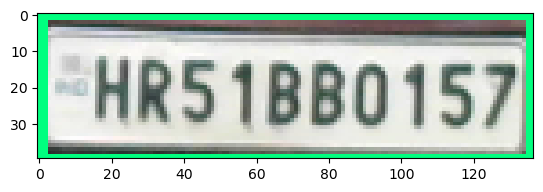
#> input picture dip/endsem_dip/output2.png, 543 x 192 px
$ jupyter execute --allow-errors final_exam.ipynb
#> lines starting #> are read from the running program, lines starting #| are printed output that depends on the picture; pictures that were not available may be replaced by others from this repository, and a replacement may not be noted
[cell 1]
import cv2

[cell 2]
from skimage.io import imread,imshow,imsave
import numpy as np
from matplotlib import pyplot as plt
img = cv2.imread('output2.png',0)
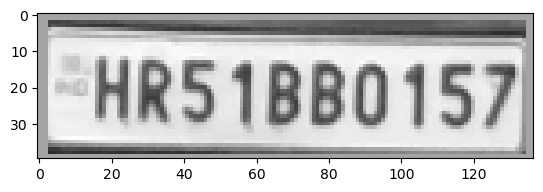
#> img: shape (192, 543); min 0, max 255, mean 197.9

[cell 3]
# roberts operator function
# [16 lines left out: function roberts_filter, not called in this run]

[cell 4]
# [12 lines left out: function roberts_filter, not called in this run]

#> (a cell that did not finish here is left out)

#> (a cell that did not finish here is left out)

[cell 7]
plt.figure()
plt.subplots(figsize=(15, 5))
plt.subplot(1,3,1)
#> (the rest of this cell did not finish here and is left out)

[cell 8]
from PIL import Image, ImageEnhance

#read the image
im = Image.open("robertxy.jpg")

#image brightness enhancer
enhancer = ImageEnhance.Contrast(im)

factor = 1 #gives original image
im_output1 = enhancer.enhance(factor)
# im_output.save('original-image.png')

factor = 0.5 #decrease constrast
im_output2 = enhancer.enhance(factor)
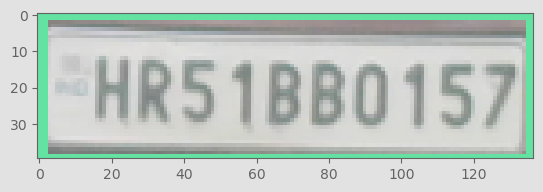
#> im_output2: PIL image 543x192 RGBA; mean R, G, B, A 191.8, 201.3, 195.3, 255
# im_output.save('less-contrast-image.png')

factor = 1.5 #increase contrast
im_output3 = enhancer.enhance(factor)
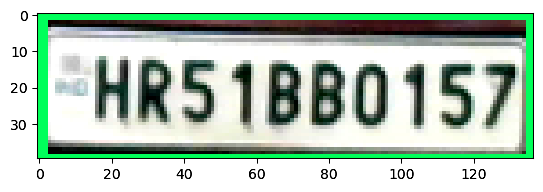
#> im_output3: PIL image 543x192 RGBA; mean R, G, B, A 180, 199.6, 184.1, 255
# im_output.save('more-contrast-image.png')

#> (a cell that did not finish here is left out)

[cell 10]
# [29 lines left out: function median_filter, not called in this run]

#> (a cell that did not finish here is left out)

[cell 12]
plt.figure()
plt.subplots(figsize=(15, 5))
plt.subplot(1,3,1)
plt.imshow(im_output1,cmap=plt.get_cmap('gray'))
plt.title("X_direction")

plt.subplot(1,3,2)
plt.imshow(im_output2,cmap=plt.get_cmap('gray'))
plt.title("Y_direction")

plt.subplot(1,3,3)
plt.imshow(im_output3,cmap=plt.get_cmap('gray'))
plt.title("combine")

plt.tight_layout()
plt.show()
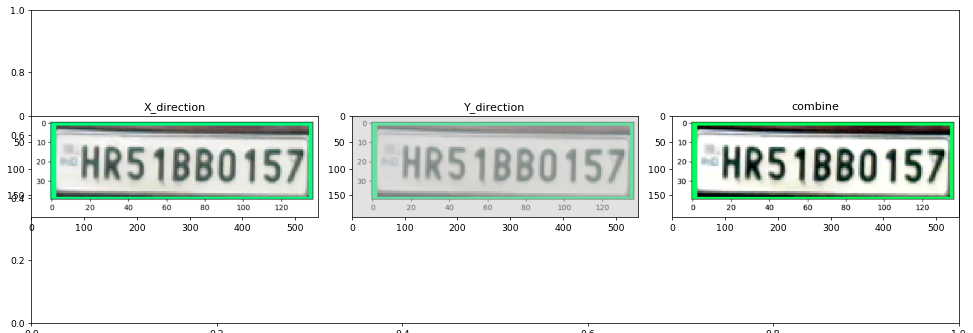
#> figure drawn by matplotlib, 3 panels
